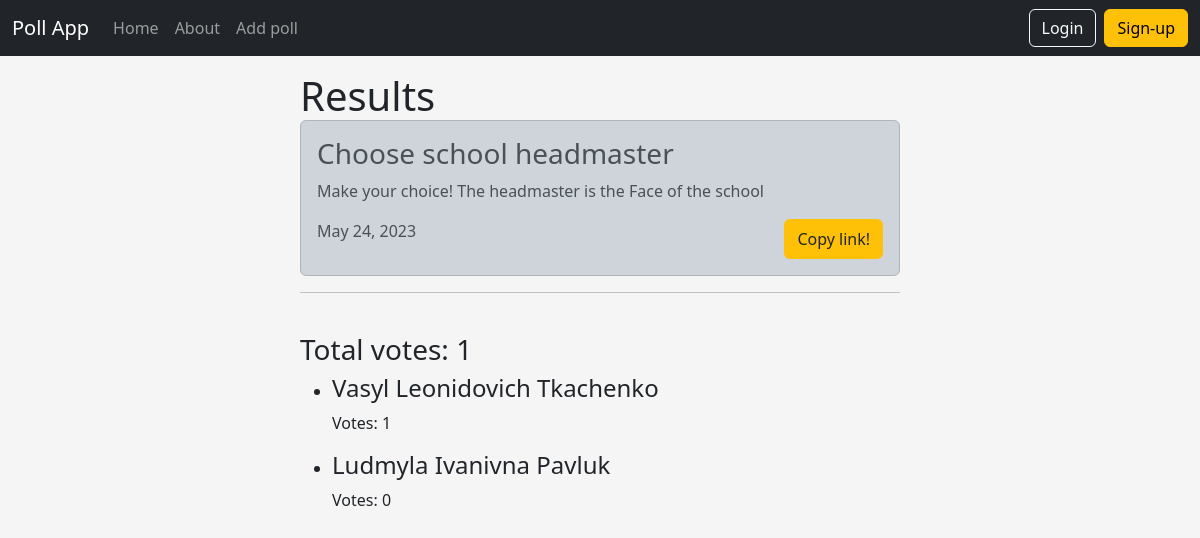
The app's page /polls/7/results/ with its own data.
### polls/models.py (models this page shows, shortened)
class Poll(models.Model):
    owner = models.ForeignKey(User, on_delete=models.CASCADE)
    title = models.CharField(max_length=200, verbose_name="Title")
    description = models.TextField(verbose_name="Description")
    date_created = models.DateField(auto_now_add=True, verbose_name="Date created")
    is_active = models.BooleanField(default=True)
    def get_amount_votes(self):
        return str(self.vote_set.count())

class Candidate(models.Model):
    poll = models.ForeignKey(Poll, on_delete=models.CASCADE)
    name = models.CharField(max_length=100, verbose_name="Name")
    middle_name = models.CharField(max_length=100, verbose_name="Middle name")
    last_name = models.CharField(max_length=100, verbose_name="Last name")
    age = models.IntegerField(verbose_name="Age")
    gender = models.CharField(max_length=1, verbose_name="Gender")
    def get_candidate_votes(self):
        return str(self.vote_set.count())

### polls/views.py (the view)
# urls.py: path('polls/<int:poll_id>/results/', views.poll_results, name='results'),
def poll_results(request, poll_id):
    poll = get_object_or_404(Poll, pk=poll_id)
    candidates = poll.candidate_set.all()
    if candidates[0].vote_set.count() == candidates[1].vote_set.count():
        winner = "DRAW"
    else:
        winner = (candidates[0], candidates[1])[candidates[0].vote_set.count() < candidates[1].vote_set.count()]
    return render(request, 'polls/poll_results.html', {'poll': poll, 'candidates':candidates, 'winner': winner} )

### polls/templates/polls/poll_results.html (shortened to what this page needs)
{% extends 'polls/base.html' %}
{% block content %}
    <div class="'container" style="margin: auto">
        <div class="row-center col-md-6 offset-md-3">
            <h1 style="margin: auto">Results</h1>
            <div class="alert alert-dark">
                <h3>{{poll.title}}</h3>
                <p>{{poll.description}}</p>
                <div style="display: flex; justify-content: space-between">
                    <p>{{poll.date_created}}</p>
                    <button class="btn btn-waring" style="background-color: #ffc107" id="copyButton">Copy link!</button>
                </div>
            </div>
            <hr><br>
            <h3>Total votes: {{ poll.get_amount_votes }}</h3>
            <div>
                <ul>
                    {% for candidate in candidates %}
                        <li>
                            <h4>
                                {{ candidate.name }} {{candidate.middle_name}} {{candidate.last_name}}
                            </h4>
                            <p>Votes: {{candidate.get_candidate_votes}}</p>
                        </li>
                    {% endfor %}
                </ul>
            </div>
        </div>
    </div>
{% endblock %}

### records on screen
Poll: title "Choose school headmaster", description "Make your choice! The headmaster is the Face of the school", date_created "May 24, 2023", get_amount_votes "1"
Candidate: name "Vasyl", middle_name "Leonidovich", last_name "Tkachenko", get_candidate_votes "1"
Candidate: name "Ludmyla", middle_name "Ivanivna", last_name "Pavluk", get_candidate_votes "0"
